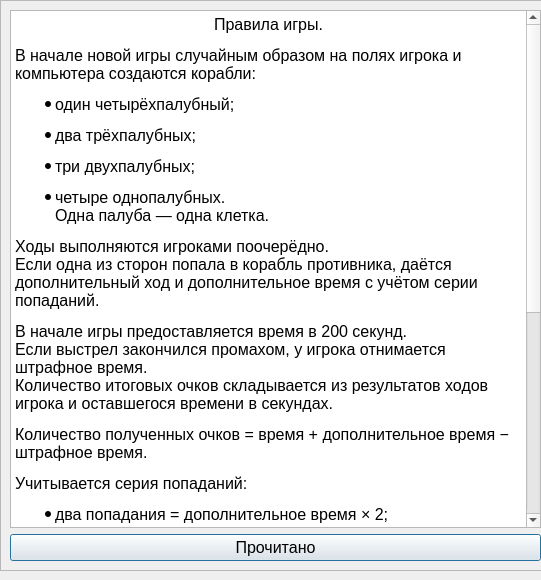
<?xml version="1.0" encoding="UTF-8"?>
<ui version="4.0">
 <class>Dialog</class>
 <widget class="QDialog" name="Dialog">
  <property name="geometry">
   <rect>
    <x>0</x>
    <y>0</y>
    <width>541</width>
    <height>580</height>
   </rect>
  </property>
  <property name="windowTitle">
   <string>Dialog</string>
  </property>
  <widget class="QFrame" name="frame">
   <property name="geometry">
    <rect>
     <x>0</x>
     <y>0</y>
     <width>551</width>
     <height>571</height>
    </rect>
   </property>
   <property name="frameShape">
    <enum>QFrame::StyledPanel</enum>
   </property>
   <property name="frameShadow">
    <enum>QFrame::Raised</enum>
   </property>
   <layout class="QVBoxLayout" name="verticalLayout">
    <item>
     <widget class="QTextBrowser" name="tb_rules">
      <property name="font">
       <font>
        <family>Arial</family>
        <pointsize>12</pointsize>
       </font>
      </property>
      <property name="html">
       <string>&lt;!DOCTYPE HTML PUBLIC &quot;-//W3C//DTD HTML 4.0//EN&quot; &quot;http://www.w3.org/TR/REC-html40/strict.dtd&quot;&gt;
&lt;html&gt;&lt;head&gt;&lt;meta name=&quot;qrichtext&quot; content=&quot;1&quot; /&gt;&lt;style type=&quot;text/css&quot;&gt;
p, li { white-space: pre-wrap; }
&lt;/style&gt;&lt;/head&gt;&lt;body style=&quot; font-family:'Arial'; font-size:12pt; font-weight:400; font-style:normal;&quot;&gt;
&lt;p align=&quot;center&quot; style=&quot; margin-top:12px; margin-bottom:12px; margin-left:0px; margin-right:0px; -qt-block-indent:0; text-indent:0px;&quot;&gt;Правила игры.&lt;/p&gt;
&lt;p style=&quot; margin-top:12px; margin-bottom:12px; margin-left:0px; margin-right:0px; -qt-block-indent:0; text-indent:0px;&quot;&gt;В начале новой игры случайным образом на полях игрока и компьютера создаются корабли:&lt;/p&gt;
&lt;ul style=&quot;margin-top: 0px; margin-bottom: 0px; margin-left: 0px; margin-right: 0px; -qt-list-indent: 1;&quot;&gt;&lt;li style=&quot; margin-top:12px; margin-bottom:12px; margin-left:0px; margin-right:0px; -qt-block-indent:0; text-indent:0px;&quot;&gt;один четырёхпалубный;&lt;/li&gt;
&lt;li style=&quot; margin-top:12px; margin-bottom:12px; margin-left:0px; margin-right:0px; -qt-block-indent:0; text-indent:0px;&quot;&gt;два трёхпалубных;&lt;/li&gt;
&lt;li style=&quot; margin-top:12px; margin-bottom:12px; margin-left:0px; margin-right:0px; -qt-block-indent:0; text-indent:0px;&quot;&gt;три двухпалубных;&lt;/li&gt;
&lt;li style=&quot; margin-top:12px; margin-bottom:12px; margin-left:0px; margin-right:0px; -qt-block-indent:0; text-indent:0px;&quot;&gt;четыре однопалубных.&lt;br /&gt;Одна палуба — одна клетка.&lt;/li&gt;&lt;/ul&gt;
&lt;p style=&quot; margin-top:12px; margin-bottom:12px; margin-left:0px; margin-right:0px; -qt-block-indent:0; text-indent:0px;&quot;&gt;Ходы выполняются игроками поочерёдно.&lt;br /&gt;Если одна из сторон попала в корабль противника, даётся дополнительный ход и дополнительное время с учётом серии попаданий.&lt;/p&gt;
&lt;p style=&quot; margin-top:12px; margin-bottom:12px; margin-left:0px; margin-right:0px; -qt-block-indent:0; text-indent:0px;&quot;&gt;В начале игры предоставляется время в 200 секунд.&lt;br /&gt;Если выстрел закончился промахом, у игрока отнимается штрафное время.&lt;br /&gt;Количество итоговых очков складывается из результатов ходов игрока и оставшегося времени в секундах.&lt;/p&gt;
&lt;p style=&quot; margin-top:12px; margin-bottom:12px; margin-left:0px; margin-right:0px; -qt-block-indent:0; text-indent:0px;&quot;&gt;Количество полученных очков = время + дополнительное время − штрафное время.&lt;/p&gt;
&lt;p style=&quot; margin-top:12px; margin-bottom:12px; margin-left:0px; margin-right:0px; -qt-block-indent:0; text-indent:0px;&quot;&gt;Учитывается серия попаданий:&lt;/p&gt;
&lt;ul style=&quot;margin-top: 0px; margin-bottom: 0px; margin-left: 0px; margin-right: 0px; -qt-list-indent: 1;&quot;&gt;&lt;li style=&quot; margin-top:12px; margin-bottom:12px; margin-left:0px; margin-right:0px; -qt-block-indent:0; text-indent:0px;&quot;&gt;два попадания = дополнительное время × 2;&lt;/li&gt;
&lt;li style=&quot; margin-top:12px; margin-bottom:12px; margin-left:0px; margin-right:0px; -qt-block-indent:0; text-indent:0px;&quot;&gt;три попадания = дополнительное время × 3 и т. д.&lt;/li&gt;&lt;/ul&gt;
&lt;p style=&quot; margin-top:12px; margin-bottom:12px; margin-left:0px; margin-right:0px; -qt-block-indent:0; text-indent:0px;&quot;&gt;Уровень сложности — простой:&lt;/p&gt;
&lt;ul style=&quot;margin-top: 0px; margin-bottom: 0px; margin-left: 0px; margin-right: 0px; -qt-list-indent: 1;&quot;&gt;&lt;li style=&quot; margin-top:12px; margin-bottom:12px; margin-left:0px; margin-right:0px; -qt-block-indent:0; text-indent:0px;&quot;&gt;дополнительное время — 10 с;&lt;/li&gt;
&lt;li style=&quot; margin-top:12px; margin-bottom:12px; margin-left:0px; margin-right:0px; -qt-block-indent:0; text-indent:0px;&quot;&gt;штрафное время — 4 с.&lt;/li&gt;&lt;/ul&gt;
&lt;p style=&quot; margin-top:12px; margin-bottom:12px; margin-left:0px; margin-right:0px; -qt-block-indent:0; text-indent:0px;&quot;&gt;Уровень сложности — средний:&lt;/p&gt;
&lt;ul style=&quot;margin-top: 0px; margin-bottom: 0px; margin-left: 0px; margin-right: 0px; -qt-list-indent: 1;&quot;&gt;&lt;li style=&quot; margin-top:12px; margin-bottom:12px; margin-left:0px; margin-right:0px; -qt-block-indent:0; text-indent:0px;&quot;&gt;дополнительное время — 5 с;&lt;/li&gt;
&lt;li style=&quot; margin-top:12px; margin-bottom:12px; margin-left:0px; margin-right:0px; -qt-block-indent:0; text-indent:0px;&quot;&gt;штрафное время — 3 с.&lt;/li&gt;&lt;/ul&gt;
&lt;p style=&quot; margin-top:12px; margin-bottom:12px; margin-left:0px; margin-right:0px; -qt-block-indent:0; text-indent:0px;&quot;&gt;Уровень сложности — сложный:&lt;/p&gt;
&lt;ul style=&quot;margin-top: 0px; margin-bottom: 0px; margin-left: 0px; margin-right: 0px; -qt-list-indent: 1;&quot;&gt;&lt;li style=&quot; margin-top:12px; margin-bottom:12px; margin-left:0px; margin-right:0px; -qt-block-indent:0; text-indent:0px;&quot;&gt;дополнительное время — 3 с;&lt;/li&gt;
&lt;li style=&quot; margin-top:12px; margin-bottom:12px; margin-left:0px; margin-right:0px; -qt-block-indent:0; text-indent:0px;&quot;&gt;штрафное время — 5 с.&lt;/li&gt;&lt;/ul&gt;
&lt;p style=&quot; margin-top:12px; margin-bottom:12px; margin-left:0px; margin-right:0px; -qt-block-indent:0; text-indent:0px;&quot;&gt;Игра заканчивается, если время игры закончилось или все корабли одной из сторон были поражены.&lt;/p&gt;&lt;/body&gt;&lt;/html&gt;</string>
      </property>
     </widget>
    </item>
    <item>
     <widget class="QPushButton" name="b_ok">
      <property name="font">
       <font>
        <family>Arial</family>
        <pointsize>12</pointsize>
       </font>
      </property>
      <property name="text">
       <string>Прочитано</string>
      </property>
     </widget>
    </item>
   </layout>
  </widget>
 </widget>
 <resources/>
 <connections/>
</ui>
